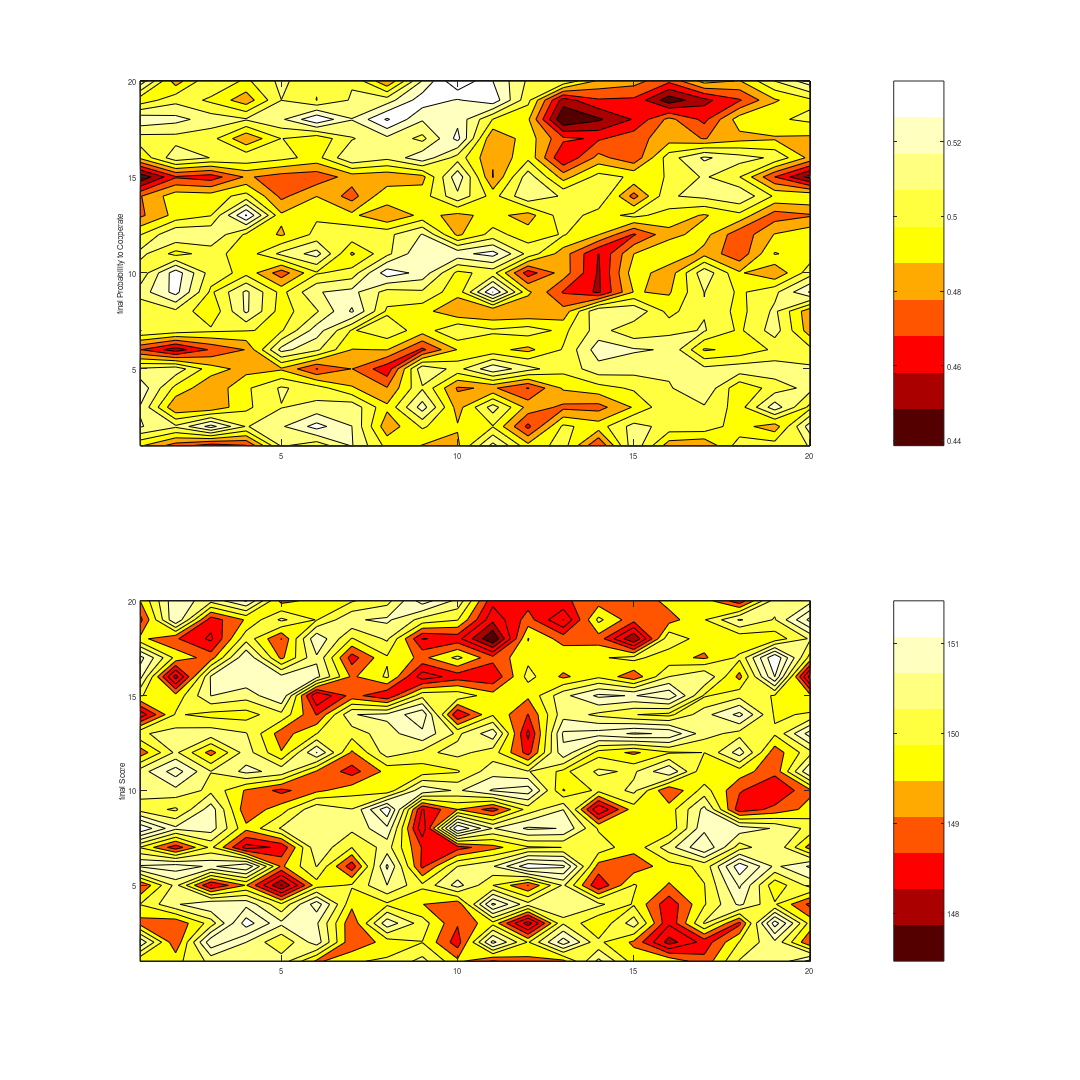
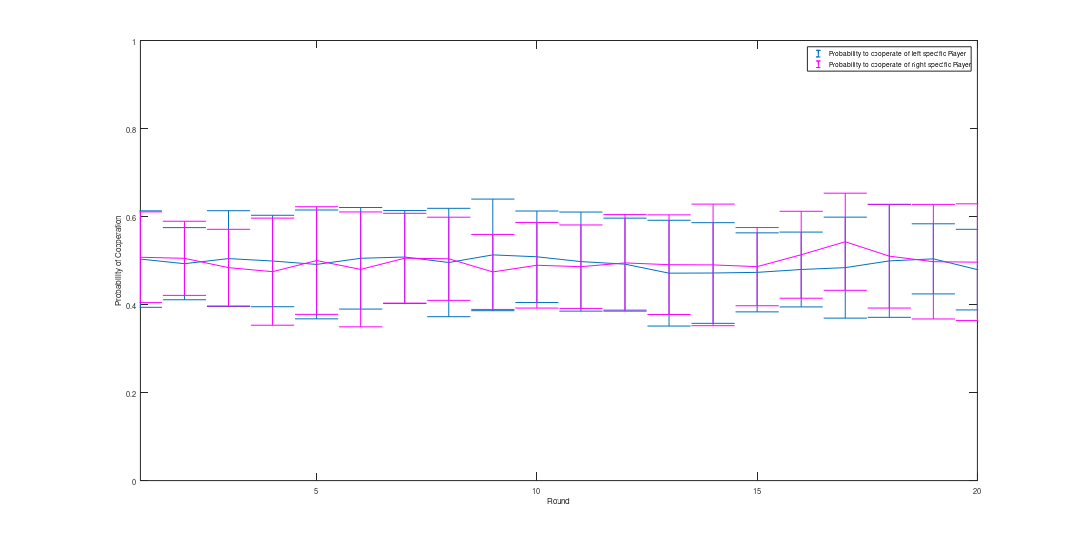
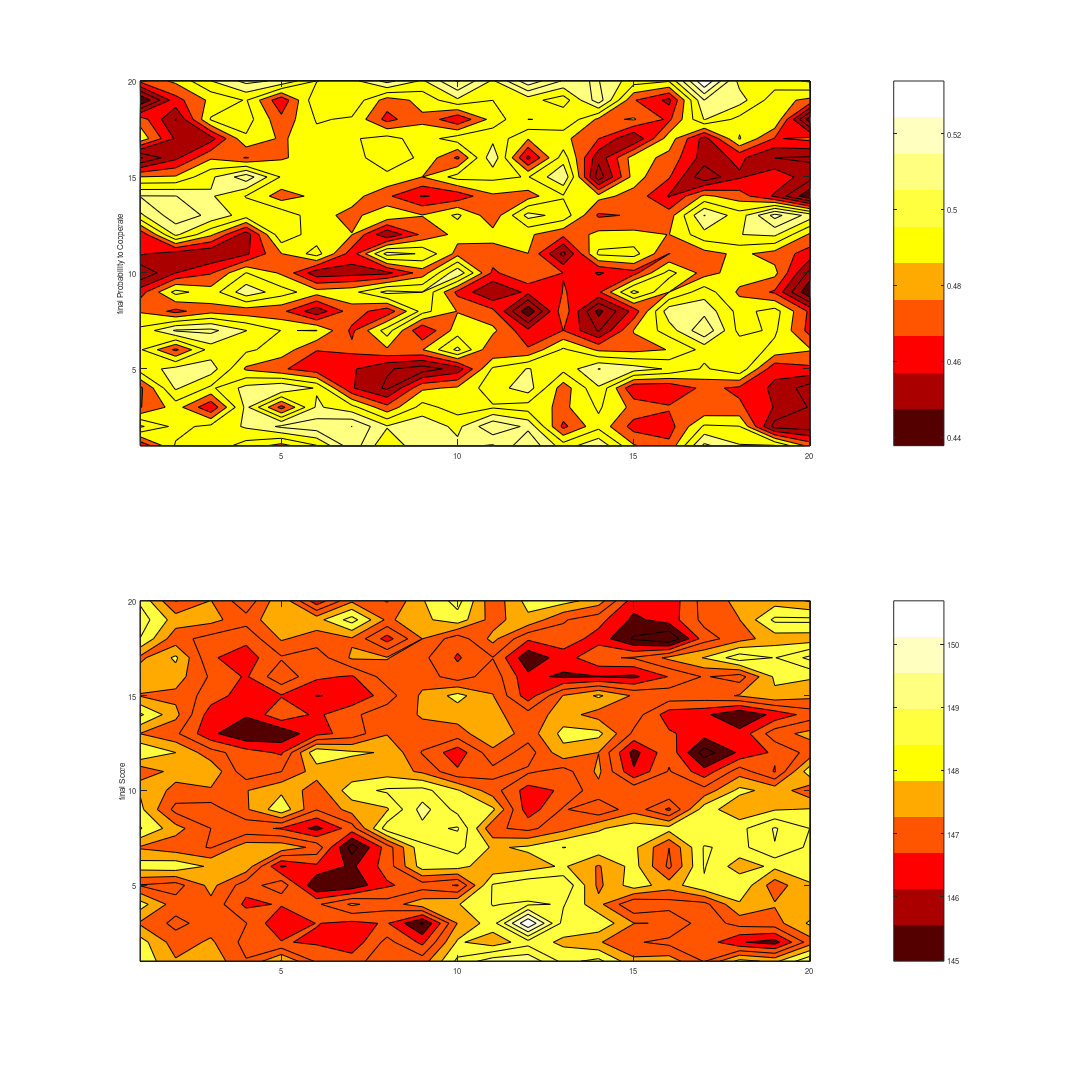
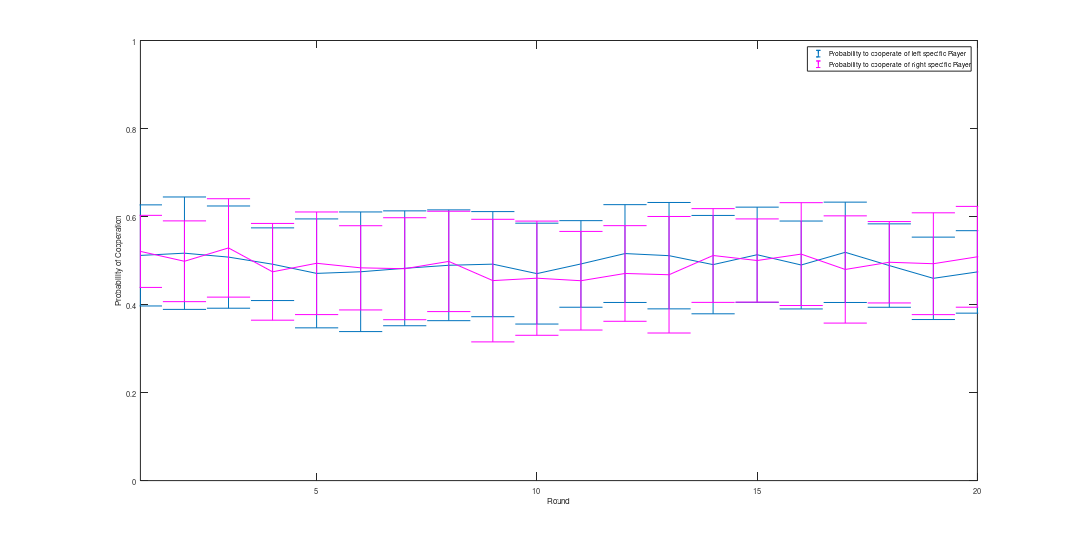

MATLAB code for these plots, in order: (Note: this script raises an error after producing the figures.)
%%%%%%%%%%%%%Plot everything%%%%%%%%%%%%%%%%%5
%%%%%%%%%%%%%%%%%%%%%%%%%%%%%%%%%%%%%%%%%%%%%%%%%%%%%%%%%%%%%%%%%%%%%%%%%%%
%N1
load('experiment1.mat')

figure(1)
subplot(2,1,1)
contourf(Pfinal);
colormap(jet(10));
colormap hot
colorbar('Location','EastOutside');
ylabel('final Probability to Cooperate')

subplot(2,1,2)
contourf(Sfinal);
colormap(jet(10));
colormap hot
colorbar('Location','EastOutside');
ylabel('final Score')

 set(gcf, 'PaperPosition', [0 0 20 20]);
 set(gcf, 'PaperSize', [20 20]);
 saveas(gcf, 'FinalScoreAndProbCoop1', 'pdf')

subplot(1,1,1)
round=1:50;
errorbar(round,mean(Ptime1),std(Ptime1))
hold on
errorbar(round,mean(Ptime2),std(Ptime2),'m')
legend('Probability to cooperate of left specific Player','Probability to cooperate of right specific Player')
xlabel('Round')
ylabel('Probability of Cooperation')
axis([1 20 0 1])

 set(gcf, 'PaperPosition', [0 0 20 10]);
 set(gcf, 'PaperSize', [20 10]);
 saveas(gcf, 'ProbCoopwithtime1', 'pdf')
 
clear

%%%%%%%%%%%%%%%%%%%%%%%%%%%%%%%%%%%%%%%%%%%%%%%%%%%%%%%%%%%%%%%%%%%%%%%%%%%
%N2

load('experiment2.mat')
figure(1)
subplot(2,1,1)
contourf(Pfinal);
colormap(jet(10));
colormap hot
colorbar('Location','EastOutside');
ylabel('final Probability to Cooperate')

subplot(2,1,2)
contourf(Sfinal);
colormap(jet(10));
colormap hot
colorbar('Location','EastOutside');
ylabel('final Score')

 set(gcf, 'PaperPosition', [0 0 20 20]);
 set(gcf, 'PaperSize', [20 20]);
 saveas(gcf, 'FinalScoreAndProbCoop2', 'pdf')

subplot(1,1,1)
round=1:50;
errorbar(round,mean(Ptime1),std(Ptime1))
hold on
errorbar(round,mean(Ptime2),std(Ptime2),'m')
legend('Probability to cooperate of left specific Player','Probability to cooperate of right specific Player')
xlabel('Round')
ylabel('Probability of Cooperation')
axis([1 20 0 1])

 set(gcf, 'PaperPosition', [0 0 20 10]);
 set(gcf, 'PaperSize', [20 10]);
 saveas(gcf, 'ProbCoopwithtime2', 'pdf')
 
clear

%%%%%%%%%%%%%%%%%%%%%%%%%%%%%%%%%%%%%%%%%%%%%%%%%%%%%%%%%%%%%%%%%%%%%%%%%%%
%N3

load('experiment3.mat')
figure(1)
subplot(2,1,1)
contourf(Pfinal);
colormap(jet(10));
colormap hot
colorbar('Location','EastOutside');
ylabel('final Probability to Cooperate')

subplot(2,1,2)
contourf(Sfinal);
colormap(jet(10));
colormap hot
colorbar('Location','EastOutside');
ylabel('final Score')

 set(gcf, 'PaperPosition', [0 0 20 20]);
 set(gcf, 'PaperSize', [20 20]);
 saveas(gcf, 'FinalScoreAndProbCoop3', 'pdf')

subplot(1,1,1)
round=1:50;
errorbar(round,mean(Ptime1),std(Ptime1))
hold on
errorbar(round,mean(Ptime2),std(Ptime2),'m')
legend('Probability to cooperate of left specific Player','Probability to cooperate of right specific Player')
xlabel('Round')
ylabel('Probability of Cooperation')
axis([1 20 0 1])

 set(gcf, 'PaperPosition', [0 0 20 10]);
 set(gcf, 'PaperSize', [20 10]);
 saveas(gcf, 'ProbCoopwithtime3', 'pdf')
 
clear

%%%%%%%%%%%%%%%%%%%%%%%%%%%%%%%%%%%%%%%%%%%%%%%%%%%%%%%%%%%%%%%%%%%%%%%%%%%
%N4

load('experiment4.mat')
figure(1)
subplot(2,1,1)
contourf(Pfinal);
colormap(jet(10));
colormap hot
colorbar('Location','EastOutside');
ylabel('final Probability to Cooperate')

subplot(2,1,2)
contourf(Sfinal);
colormap(jet(10));
colormap hot
colorbar('Location','EastOutside');
ylabel('final Score')

 set(gcf, 'PaperPosition', [0 0 20 20]);
 set(gcf, 'PaperSize', [20 20]);
 saveas(gcf, 'FinalScoreAndProbCoop4', 'pdf')

subplot(1,1,1)
round=1:50;
errorbar(round,mean(Ptime1),std(Ptime1))
hold on
errorbar(round,mean(Ptime2),std(Ptime2),'m')
legend('Probability to cooperate of left specific Player','Probability to cooperate of right specific Player')
xlabel('Round')
ylabel('Probability of Cooperation')
axis([1 20 0 1])

 set(gcf, 'PaperPosition', [0 0 20 10]);
 set(gcf, 'PaperSize', [20 10]);
 saveas(gcf, 'ProbCoopwithtime4', 'pdf')
 
clear

%%%%%%%%%%%%%%%%%%%%%%%%%%%%%%%%%%%%%%%%%%%%%%%%%%%%%%%%%%%%%%%%%%%%%%%%%%%
%N5

load('experiment5.mat')
figure(1)
subplot(2,1,1)
contourf(Pfinal);
colormap(jet(10));
colormap hot
colorbar('Location','EastOutside');
ylabel('final Probability to Cooperate')

subplot(2,1,2)
contourf(Sfinal);
colormap(jet(10));
colormap hot
colorbar('Location','EastOutside');
ylabel('final Score')

 set(gcf, 'PaperPosition', [0 0 20 20]);
 set(gcf, 'PaperSize', [20 20]);
 saveas(gcf, 'FinalScoreAndProbCoop5', 'pdf')

subplot(1,1,1)
round=1:50;
errorbar(round,mean(Ptime1),std(Ptime1))
hold on
errorbar(round,mean(Ptime2),std(Ptime2),'m')
legend('Probability to cooperate of left specific Player','Probability to cooperate of right specific Player')
xlabel('Round')
ylabel('Probability of Cooperation')
axis([1 20 0 1])

 set(gcf, 'PaperPosition', [0 0 20 10]);
 set(gcf, 'PaperSize', [20 10]);
 saveas(gcf, 'ProbCoopwithtime5', 'pdf')
 
clear

%%%%%%%%%%%%%%%%%%%%%%%%%%%%%%%%%%%%%%%%%%%%%%%%%%%%%%%%%%%%%%%%%%%%%%%%%%%
%N6

load('experiment6.mat')
figure(1)
subplot(2,1,1)
contourf(Pfinal);
colormap(jet(10));
colormap hot
colorbar('Location','EastOutside');
ylabel('final Probability to Cooperate')

subplot(2,1,2)
contourf(Sfinal);
colormap(jet(10));
colormap hot
colorbar('Location','EastOutside');
ylabel('final Score')

 set(gcf, 'PaperPosition', [0 0 20 20]);
 set(gcf, 'PaperSize', [20 20]);
 saveas(gcf, 'FinalScoreAndProbCoop6', 'pdf')

subplot(1,1,1)
round=1:50;
errorbar(round,mean(Ptime1),std(Ptime1))
hold on
errorbar(round,mean(Ptime2),std(Ptime2),'m')
legend('Probability to cooperate of left specific Player','Probability to cooperate of right specific Player')
xlabel('Round')
ylabel('Probability of Cooperation')
axis([1 20 0 1])

 set(gcf, 'PaperPosition', [0 0 20 10]);
 set(gcf, 'PaperSize', [20 10]);
 saveas(gcf, 'ProbCoopwithtime6', 'pdf')
 
clear

%%%%%%%%%%%%%%%%%%%%%%%%%%%%%%%%%%%%%%%%%%%%%%%%%%%%%%%%%%%%%%%%%%%%%%%%%%%
%N7

load('experiment7.mat')
figure(1)
subplot(2,1,1)
contourf(Pfinal);
colormap(jet(10));
colormap hot
colorbar('Location','EastOutside');
ylabel('final Probability to Cooperate')

subplot(2,1,2)
contourf(Sfinal);
colormap(jet(10));
colormap hot
colorbar('Location','EastOutside');
ylabel('final Score')

 set(gcf, 'PaperPosition', [0 0 20 20]);
 set(gcf, 'PaperSize', [20 20]);
 saveas(gcf, 'FinalScoreAndProbCoop7', 'pdf')

subplot(1,1,1)
round=1:50;
errorbar(round,mean(Ptime1),std(Ptime1))
hold on
errorbar(round,mean(Ptime2),std(Ptime2),'m')
legend('Probability to cooperate of left specific Player','Probability to cooperate of right specific Player')
xlabel('Round')
ylabel('Probability of Cooperation')
axis([1 20 0 1])

 set(gcf, 'PaperPosition', [0 0 20 10]);
 set(gcf, 'PaperSize', [20 10]);
 saveas(gcf, 'ProbCoopwithtime7', 'pdf')
 
clear

%%%%%%%%%%%%%%%%%%%%%%%%%%%%%%%%%%%%%%%%%%%%%%%%%%%%%%%%%%%%%%%%%%%%%%%%%%%
%N8

load('experiment8.mat')
figure(1)
subplot(2,1,1)
contourf(Pfinal);
colormap(jet(10));
colormap hot
colorbar('Location','EastOutside');
ylabel('final Probability to Cooperate')

subplot(2,1,2)
contourf(Sfinal);
colormap(jet(10));
colormap hot
colorbar('Location','EastOutside');
ylabel('final Score')

 set(gcf, 'PaperPosition', [0 0 20 20]);
 set(gcf, 'PaperSize', [20 20]);
 saveas(gcf, 'FinalScoreAndProbCoop8', 'pdf')

subplot(1,1,1)
round=1:50;
errorbar(round,mean(Ptime1),std(Ptime1))
hold on
errorbar(round,mean(Ptime2),std(Ptime2),'m')
legend('Probability to cooperate of left specific Player','Probability to cooperate of right specific Player')
xlabel('Round')
ylabel('Probability of Cooperation')
axis([1 20 0 1])

 set(gcf, 'PaperPosition', [0 0 20 10]);
 set(gcf, 'PaperSize', [20 10]);
 saveas(gcf, 'ProbCoopwithtime8', 'pdf')
 
clear

%%%%%%%%%%%%%%%%%%%%%%%%%%%%%%%%%%%%%%%%%%%%%%%%%%%%%%%%%%%%%%%%%%%%%%%%%%%
%N9

load('experiment9.mat')
figure(1)
subplot(2,1,1)
contourf(Pfinal);
colormap(jet(10));
colormap hot
colorbar('Location','EastOutside');
ylabel('final Probability to Cooperate')

subplot(2,1,2)
contourf(Sfinal);
colormap(jet(10));
colormap hot
colorbar('Location','EastOutside');
ylabel('final Score')

 set(gcf, 'PaperPosition', [0 0 20 20]);
 set(gcf, 'PaperSize', [20 20]);
 saveas(gcf, 'FinalScoreAndProbCoop9', 'pdf')

subplot(1,1,1)
round=1:50;
errorbar(round,mean(Ptime1),std(Ptime1))
hold on
errorbar(round,mean(Ptime2),std(Ptime2),'m')
legend('Probability to cooperate of left specific Player','Probability to cooperate of right specific Player')
xlabel('Round')
ylabel('Probability of Cooperation')
axis([1 20 0 1])

 set(gcf, 'PaperPosition', [0 0 20 10]);
 set(gcf, 'PaperSize', [20 10]);
 saveas(gcf, 'ProbCoopwithtime9', 'pdf')
 
clear

%%%%%%%%%%%%%%%%%%%%%%%%%%%%%%%%%%%%%%%%%%%%%%%%%%%%%%%%%%%%%%%%%%%%%%%%%%%
%N10

load('experiment10.mat')
figure(1)
subplot(2,1,1)
contourf(Pfinal);
colormap(jet(10));
colormap hot
colorbar('Location','EastOutside');
ylabel('final Probability to Cooperate')

subplot(2,1,2)
contourf(Sfinal);
colormap(jet(10));
colormap hot
colorbar('Location','EastOutside');
ylabel('final Score')

 set(gcf, 'PaperPosition', [0 0 20 20]);
 set(gcf, 'PaperSize', [20 20]);
 saveas(gcf, 'FinalScoreAndProbCoop10', 'pdf')

subplot(1,1,1)
round=1:50;
errorbar(round,mean(Ptime1),std(Ptime1))
hold on
errorbar(round,mean(Ptime2),std(Ptime2),'m')
legend('Probability to cooperate of left specific Player','Probability to cooperate of right specific Player')
xlabel('Round')
ylabel('Probability of Cooperation')
axis([1 20 0 1])

 set(gcf, 'PaperPosition', [0 0 20 10]);
 set(gcf, 'PaperSize', [20 10]);
 saveas(gcf, 'ProbCoopwithtime10', 'pdf')
 
clear

%%%%%%%%%%%%%%%%%%%%%%%%%%%%%%%%%%%%%%%%%%%%%%%%%%%%%%%%%%%%%%%%%%%%%%%%%%%
%N11

load('experiment11.mat')
figure(1)
subplot(2,1,1)
contourf(Pfinal);
colormap(jet(10));
colormap hot
colorbar('Location','EastOutside');
ylabel('final Probability to Cooperate')

subplot(2,1,2)
contourf(Sfinal);
colormap(jet(10));
colormap hot
colorbar('Location','EastOutside');
ylabel('final Score')

 set(gcf, 'PaperPosition', [0 0 20 20]);
 set(gcf, 'PaperSize', [20 20]);
 saveas(gcf, 'FinalScoreAndProbCoop11', 'pdf')

subplot(1,1,1)
round=1:50;
errorbar(round,mean(Ptime1),std(Ptime1))
hold on
errorbar(round,mean(Ptime2),std(Ptime2),'m')
legend('Probability to cooperate of left specific Player','Probability to cooperate of right specific Player')
xlabel('Round')
ylabel('Probability of Cooperation')
axis([1 20 0 1])

 set(gcf, 'PaperPosition', [0 0 20 10]);
 set(gcf, 'PaperSize', [20 10]);
 saveas(gcf, 'ProbCoopwithtime11', 'pdf')
 
clear

%%%%%%%%%%%%%%%%%%%%%%%%%%%%%%%%%%%%%%%%%%%%%%%%%%%%%%%%%%%%%%%%%%%%%%%%%%%
%N12

load('experiment12.mat')
figure(1)
subplot(2,1,1)
contourf(Pfinal);
colormap(jet(10));
colormap hot
colorbar('Location','EastOutside');
ylabel('final Probability to Cooperate')

subplot(2,1,2)
contourf(Sfinal);
colormap(jet(10));
colormap hot
colorbar('Location','EastOutside');
ylabel('final Score')

 set(gcf, 'PaperPosition', [0 0 20 20]);
 set(gcf, 'PaperSize', [20 20]);
 saveas(gcf, 'FinalScoreAndProbCoop12', 'pdf')

subplot(1,1,1)
round=1:50;
errorbar(round,mean(Ptime1),std(Ptime1))
hold on
errorbar(round,mean(Ptime2),std(Ptime2),'m')
legend('Probability to cooperate of left specific Player','Probability to cooperate of right specific Player')
xlabel('Round')
ylabel('Probability of Cooperation')
axis([1 20 0 1])

 set(gcf, 'PaperPosition', [0 0 20 10]);
 set(gcf, 'PaperSize', [20 10]);
 saveas(gcf, 'ProbCoopwithtime12', 'pdf')
 
clear

%%%%%%%%%%%%%%%%%%%%%%%%%%%%%%%%%%%%%%%%%%%%%%%%%%%%%%%%%%%%%%%%%%%%%%%%%%%
%N14

load('experiment14.mat')
figure(1)
subplot(2,1,1)
contourf(Pfinal);
colormap(jet(10));
colormap hot
colorbar('Location','EastOutside');
ylabel('final Probability to Cooperate')

subplot(2,1,2)
contourf(Sfinal);
colormap(jet(10));
colormap hot
colorbar('Location','EastOutside');
ylabel('final Score')

 set(gcf, 'PaperPosition', [0 0 20 20]);
 set(gcf, 'PaperSize', [20 20]);
 saveas(gcf, 'FinalScoreAndProbCoop14', 'pdf')

subplot(1,1,1)
round=1:50;
errorbar(round,mean(Ptime1),std(Ptime1))
hold on
errorbar(round,mean(Ptime2),std(Ptime2),'m')
legend('Probability to cooperate of left specific Player','Probability to cooperate of right specific Player')
xlabel('Round')
ylabel('Probability of Cooperation')
axis([1 20 0 1])

 set(gcf, 'PaperPosition', [0 0 20 10]);
 set(gcf, 'PaperSize', [20 10]);
 saveas(gcf, 'ProbCoopwithtime14', 'pdf')
 
clear

%%%%%%%%%%%%%%%%%%%%%%%%%%%%%%%%%%%%%%%%%%%%%%%%%%%%%%%%%%%%%%%%%%%%%%%%%%%
%N15

load('experiment15.mat')
figure(1)
subplot(2,1,1)
contourf(Pfinal);
colormap(jet(10));
colormap hot
colorbar('Location','EastOutside');
ylabel('final Probability to Cooperate')

subplot(2,1,2)
contourf(Sfinal);
colormap(jet(10));
colormap hot
colorbar('Location','EastOutside');
ylabel('final Score')

 set(gcf, 'PaperPosition', [0 0 20 20]);
 set(gcf, 'PaperSize', [20 20]);
 saveas(gcf, 'FinalScoreAndProbCoop15', 'pdf')

subplot(1,1,1)
round=1:50;
errorbar(round,mean(Ptime1),std(Ptime1))
hold on
errorbar(round,mean(Ptime2),std(Ptime2),'m')
legend('Probability to cooperate of left specific Player','Probability to cooperate of right specific Player')
xlabel('Round')
ylabel('Probability of Cooperation')
axis([1 20 0 1])

 set(gcf, 'PaperPosition', [0 0 20 10]);
 set(gcf, 'PaperSize', [20 10]);
 saveas(gcf, 'ProbCoopwithtime15', 'pdf')
 
clear

%%%%%%%%%%%%%%%%%%%%%%%%%%%%%%%%%%%%%%%%%%%%%%%%%%%%%%%%%%%%%%%%%%%%%%%%%%%
%N16

load('experiment16.mat')
figure(1)
subplot(2,1,1)
contourf(Pfinal);
colormap(jet(10));
colormap hot
colorbar('Location','EastOutside');
ylabel('final Probability to Cooperate')

subplot(2,1,2)
contourf(Sfinal);
colormap(jet(10));
colormap hot
colorbar('Location','EastOutside');
ylabel('final Score')

 set(gcf, 'PaperPosition', [0 0 20 20]);
 set(gcf, 'PaperSize', [20 20]);
 saveas(gcf, 'FinalScoreAndProbCoop16', 'pdf')

subplot(1,1,1)
round=1:50;
errorbar(round,mean(Ptime1),std(Ptime1))
hold on
errorbar(round,mean(Ptime2),std(Ptime2),'m')
legend('Probability to cooperate of left specific Player','Probability to cooperate of right specific Player')
xlabel('Round')
ylabel('Probability of Cooperation')
axis([1 20 0 1])

 set(gcf, 'PaperPosition', [0 0 20 10]);
 set(gcf, 'PaperSize', [20 10]);
 saveas(gcf, 'ProbCoopwithtime16', 'pdf')
 
clear

%%%%%%%%%%%%%%%%%%%%%%%%%%%%%%%%%%%%%%%%%%%%%%%%%%%%%%%%%%%%%%%%%%%%%%%%%%%
%N17

load('experiment17.mat')
figure(1)
subplot(2,1,1)
contourf(Pfinal);
colormap(jet(10));
colormap hot
colorbar('Location','EastOutside');
ylabel('final Probability to Cooperate')

subplot(2,1,2)
contourf(Sfinal);
colormap(jet(10));
colormap hot
colorbar('Location','EastOutside');
ylabel('final Score')

 set(gcf, 'PaperPosition', [0 0 20 20]);
 set(gcf, 'PaperSize', [20 20]);
 saveas(gcf, 'FinalScoreAndProbCoop17', 'pdf')

subplot(1,1,1)
round=1:50;
errorbar(round,mean(Ptime1),std(Ptime1))
hold on
errorbar(round,mean(Ptime2),std(Ptime2),'m')
legend('Probability to cooperate of left specific Player','Probability to cooperate of right specific Player')
xlabel('Round')
ylabel('Probability of Cooperation')
axis([1 20 0 1])

 set(gcf, 'PaperPosition', [0 0 20 10]);
 set(gcf, 'PaperSize', [20 10]);
 saveas(gcf, 'ProbCoopwithtime17', 'pdf')
 
clear

%%%%%%%%%%%%%%%%%%%%%%%%%%%%%%%%%%%%%%%%%%%%%%%%%%%%%%%%%%%%%%%%%%%%%%%%%%%
%N2

load('experiment18.mat')
figure(1)
subplot(2,1,1)
contourf(Pfinal);
colormap(jet(10));
colormap hot
colorbar('Location','EastOutside');
ylabel('final Probability to Cooperate')

subplot(2,1,2)
contourf(Sfinal);
colormap(jet(10));
colormap hot
colorbar('Location','EastOutside');
ylabel('final Score')

 set(gcf, 'PaperPosition', [0 0 20 20]);
 set(gcf, 'PaperSize', [20 20]);
 saveas(gcf, 'FinalScoreAndProbCoop18', 'pdf')

subplot(1,1,1)
round=1:50;
errorbar(round,mean(Ptime1),std(Ptime1))
hold on
errorbar(round,mean(Ptime2),std(Ptime2),'m')
legend('Probability to cooperate of left specific Player','Probability to cooperate of right specific Player')
xlabel('Round')
ylabel('Probability of Cooperation')
axis([1 20 0 1])

 set(gcf, 'PaperPosition', [0 0 20 10]);
 set(gcf, 'PaperSize', [20 10]);
 saveas(gcf, 'ProbCoopwithtime18', 'pdf')
 
clear

%%%%%%%%%%%%%%%%%%%%%%%%%%%%%%%%%%%%%%%%%%%%%%%%%%%%%%%%%%%%%%%%%%%%%%%%%%%
%N19

load('experiment19.mat')
figure(1)
subplot(2,1,1)
contourf(Pfinal);
colormap(jet(10));
colormap hot
colorbar('Location','EastOutside');
ylabel('final Probability to Cooperate')

subplot(2,1,2)
contourf(Sfinal);
colormap(jet(10));
colormap hot
colorbar('Location','EastOutside');
ylabel('final Score')

 set(gcf, 'PaperPosition', [0 0 20 20]);
 set(gcf, 'PaperSize', [20 20]);
 saveas(gcf, 'FinalScoreAndProbCoop19', 'pdf')

subplot(1,1,1)
round=1:50;
errorbar(round,mean(Ptime1),std(Ptime1))
hold on
errorbar(round,mean(Ptime2),std(Ptime2),'m')
legend('Probability to cooperate of left specific Player','Probability to cooperate of right specific Player')
xlabel('Round')
ylabel('Probability of Cooperation')
axis([1 20 0 1])

 set(gcf, 'PaperPosition', [0 0 20 10]);
 set(gcf, 'PaperSize', [20 10]);
 saveas(gcf, 'ProbCoopwithtime19', 'pdf')
 
clear

%%%%%%%%%%%%%%%%%%%%%%%%%%%%%%%%%%%%%%%%%%%%%%%%%%%%%%%%%%%%%%%%%%%%%%%%%%%
%N20

load('experiment20.mat')
figure(1)
subplot(2,1,1)
contourf(Pfinal);
colormap(jet(10));
colormap hot
colorbar('Location','EastOutside');
ylabel('final Probability to Cooperate')

subplot(2,1,2)
contourf(Sfinal);
colormap(jet(10));
colormap hot
colorbar('Location','EastOutside');
ylabel('final Score')

 set(gcf, 'PaperPosition', [0 0 20 20]);
 set(gcf, 'PaperSize', [20 20]);
 saveas(gcf, 'FinalScoreAndProbCoop20', 'pdf')

subplot(1,1,1)
round=1:50;
errorbar(round,mean(Ptime1),std(Ptime1))
hold on
errorbar(round,mean(Ptime2),std(Ptime2),'m')
legend('Probability to cooperate of left specific Player','Probability to cooperate of right specific Player')
xlabel('Round')
ylabel('Probability of Cooperation')
axis([1 20 0 1])

 set(gcf, 'PaperPosition', [0 0 20 10]);
 set(gcf, 'PaperSize', [20 10]);
 saveas(gcf, 'ProbCoopwithtime20', 'pdf')
 
clear

%%%%%%%%%%%%%%%%%%%%%%%%%%%%%%%%%%%%%%%%%%%%%%%%%%%%%%%%%%%%%%%%%%%%%%%%%%%
%N21a

load('experiment21a.mat')
figure(1)
subplot(2,1,1)
contourf(Pfinal);
colormap(jet(10));
colormap hot
colorbar('Location','EastOutside');
ylabel('final Probability to Cooperate')

subplot(2,1,2)
contourf(Sfinal);
colormap(jet(10));
colormap hot
colorbar('Location','EastOutside');
ylabel('final Score')

 set(gcf, 'PaperPosition', [0 0 20 20]);
 set(gcf, 'PaperSize', [20 20]);
 saveas(gcf, 'FinalScoreAndProbCoop21a', 'pdf')

subplot(1,1,1)
round=1:50;
errorbar(round,mean(Ptime1),std(Ptime1))
hold on
errorbar(round,mean(Ptime2),std(Ptime2),'m')
legend('Probability to cooperate of left specific Player','Probability to cooperate of right specific Player')
xlabel('Round')
ylabel('Probability of Cooperation')
axis([1 20 0 1])

 set(gcf, 'PaperPosition', [0 0 20 10]);
 set(gcf, 'PaperSize', [20 10]);
 saveas(gcf, 'ProbCoopwithtime21a', 'pdf')
 
clear

%%%%%%%%%%%%%%%%%%%%%%%%%%%%%%%%%%%%%%%%%%%%%%%%%%%%%%%%%%%%%%%%%%%%%%%%%%%
%N21b

load('experiment21b.mat')
figure(1)
subplot(2,1,1)
contourf(Pfinal);
colormap(jet(10));
colormap hot
colorbar('Location','EastOutside');
ylabel('final Probability to Cooperate')

subplot(2,1,2)
contourf(Sfinal);
colormap(jet(10));
colormap hot
colorbar('Location','EastOutside');
ylabel('final Score')

 set(gcf, 'PaperPosition', [0 0 20 20]);
 set(gcf, 'PaperSize', [20 20]);
 saveas(gcf, 'FinalScoreAndProbCoop21b', 'pdf')

subplot(1,1,1)
round=1:50;
errorbar(round,mean(Ptime1),std(Ptime1))
hold on
errorbar(round,mean(Ptime2),std(Ptime2),'m')
legend('Probability to cooperate of left specific Player','Probability to cooperate of right specific Player')
xlabel('Round')
ylabel('Probability of Cooperation')
axis([1 20 0 1])

 set(gcf, 'PaperPosition', [0 0 20 10]);
 set(gcf, 'PaperSize', [20 10]);
 saveas(gcf, 'ProbCoopwithtime21b', 'pdf')
 
clear

%%%%%%%%%%%%%%%%%%%%%%%%%%%%%%%%%%%%%%%%%%%%%%%%%%%%%%%%%%%%%%%%%%%%%%%%%%%
%N22a

load('experiment22a.mat')
figure(1)
subplot(2,1,1)
contourf(Pfinal);
colormap(jet(10));
colormap hot
colorbar('Location','EastOutside');
ylabel('final Probability to Cooperate')

subplot(2,1,2)
contourf(Sfinal);
colormap(jet(10));
colormap hot
colorbar('Location','EastOutside');
ylabel('final Score')

 set(gcf, 'PaperPosition', [0 0 20 20]);
 set(gcf, 'PaperSize', [20 20]);
 saveas(gcf, 'FinalScoreAndProbCoop22a', 'pdf')

subplot(1,1,1)
round=1:50;
errorbar(round,mean(Ptime1),std(Ptime1))
hold on
errorbar(round,mean(Ptime2),std(Ptime2),'m')
legend('Probability to cooperate of left specific Player','Probability to cooperate of right specific Player')
xlabel('Round')
ylabel('Probability of Cooperation')
axis([1 20 0 1])

 set(gcf, 'PaperPosition', [0 0 20 10]);
 set(gcf, 'PaperSize', [20 10]);
 saveas(gcf, 'ProbCoopwithtime22a', 'pdf')
 
clear

%%%%%%%%%%%%%%%%%%%%%%%%%%%%%%%%%%%%%%%%%%%%%%%%%%%%%%%%%%%%%%%%%%%%%%%%%%%
%N22b

load('experiment22b.mat')
figure(1)
subplot(2,1,1)
contourf(Pfinal);
colormap(jet(10));
colormap hot
colorbar('Location','EastOutside');
ylabel('final Probability to Cooperate')

subplot(2,1,2)
contourf(Sfinal);
colormap(jet(10));
colormap hot
colorbar('Location','EastOutside');
ylabel('final Score')

 set(gcf, 'PaperPosition', [0 0 20 20]);
 set(gcf, 'PaperSize', [20 20]);
 saveas(gcf, 'FinalScoreAndProbCoop22b', 'pdf')

subplot(1,1,1)
round=1:50;
errorbar(round,mean(Ptime1),std(Ptime1))
hold on
errorbar(round,mean(Ptime2),std(Ptime2),'m')
legend('Probability to cooperate of left specific Player','Probability to cooperate of right specific Player')
xlabel('Round')
ylabel('Probability of Cooperation')
axis([1 20 0 1])

 set(gcf, 'PaperPosition', [0 0 20 10]);
 set(gcf, 'PaperSize', [20 10]);
 saveas(gcf, 'ProbCoopwithtime22b', 'pdf')
 
clear

%%%%%%%%%%%%%%%%%%%%%%%%%%%%%%%%%%%%%%%%%%%%%%%%%%%%%%%%%%%%%%%%%%%%%%%%
load('experiment30.mat')
figure(1)
subplot(2,1,1)
contourf(Pfinal);
colormap(jet(10));
colormap hot
colorbar('Location','EastOutside');
ylabel('final Probability to Cooperate')

subplot(2,1,2)
contourf(Sfinal);
colormap(jet(10));
colormap hot
colorbar('Location','EastOutside');
ylabel('final Score')

 set(gcf, 'PaperPosition', [0 0 20 20]);
 set(gcf, 'PaperSize', [20 20]);
 saveas(gcf, 'FinalScoreAndProbCoop30', 'pdf')

subplot(1,1,1)
round=1:50;
errorbar(round,mean(Ptime1),std(Ptime1))
hold on
errorbar(round,mean(Ptime2),std(Ptime2),'m')
legend('Probability to cooperate of left specific Player','Probability to cooperate of right specific Player')
xlabel('Round')
ylabel('Probability of Cooperation')
axis([1 20 0 1])

 set(gcf, 'PaperPosition', [0 0 20 10]);
 set(gcf, 'PaperSize', [20 10]);
 saveas(gcf, 'ProbCoopwithtime30', 'pdf')
 
clear

%%%%%%%%%%%%%%%%%%%%%%%%%%%%%%%%%%%%%%%%%%%%%%%%%%%%%%%%%%%%%%%%%%%%%%%%%%%
%N2

load('experiment31.mat')
figure(1)
subplot(2,1,1)
contourf(Pfinal);
colormap(jet(10));
colormap hot
colorbar('Location','EastOutside');
ylabel('final Probability to Cooperate')

subplot(2,1,2)
contourf(Sfinal);
colormap(jet(10));
colormap hot
colorbar('Location','EastOutside');
ylabel('final Score')

 set(gcf, 'PaperPosition', [0 0 20 20]);
 set(gcf, 'PaperSize', [20 20]);
 saveas(gcf, 'FinalScoreAndProbCoop31', 'pdf')

subplot(1,1,1)
round=1:50;
errorbar(round,mean(Ptime1),std(Ptime1))
hold on
errorbar(round,mean(Ptime2),std(Ptime2),'m')
legend('Probability to cooperate of left specific Player','Probability to cooperate of right specific Player')
xlabel('Round')
ylabel('Probability of Cooperation')
axis([1 20 0 1])

 set(gcf, 'PaperPosition', [0 0 20 10]);
 set(gcf, 'PaperSize', [20 10]);
 saveas(gcf, 'ProbCoopwithtime31', 'pdf')
 
clear

%%%%%%%%%%%%%%%%%%%%%%%%%%%%%%%%%%%%%%%%%%%%%%%%%%%%%%%%%%%%%%%%%%%%%%%%%%%
%N19

load('experiment32.mat')
figure(1)
subplot(2,1,1)
contourf(Pfinal);
colormap(jet(10));
colormap hot
colorbar('Location','EastOutside');
ylabel('final Probability to Cooperate')

subplot(2,1,2)
contourf(Sfinal);
colormap(jet(10));
colormap hot
colorbar('Location','EastOutside');
ylabel('final Score')

 set(gcf, 'PaperPosition', [0 0 20 20]);
 set(gcf, 'PaperSize', [20 20]);
 saveas(gcf, 'FinalScoreAndProbCoop32', 'pdf')

subplot(1,1,1)
round=1:50;
errorbar(round,mean(Ptime1),std(Ptime1))
hold on
errorbar(round,mean(Ptime2),std(Ptime2),'m')
legend('Probability to cooperate of left specific Player','Probability to cooperate of right specific Player')
xlabel('Round')
ylabel('Probability of Cooperation')
axis([1 20 0 1])

 set(gcf, 'PaperPosition', [0 0 20 10]);
 set(gcf, 'PaperSize', [20 10]);
 saveas(gcf, 'ProbCoopwithtime32', 'pdf')
 
clear

%%%%%%%%%%%%%%%%%%%%%%%%%%%%%%%%%%%%%%%%%%%%%%%%%%%%%%%%%%%%%%%%%%%%%%%%%%%
%N20

load('experiment33.mat')
figure(1)
subplot(2,1,1)
contourf(Pfinal);
colormap(jet(10));
colormap hot
colorbar('Location','EastOutside');
ylabel('final Probability to Cooperate')

subplot(2,1,2)
contourf(Sfinal);
colormap(jet(10));
colormap hot
colorbar('Location','EastOutside');
ylabel('final Score')

 set(gcf, 'PaperPosition', [0 0 20 20]);
 set(gcf, 'PaperSize', [20 20]);
 saveas(gcf, 'FinalScoreAndProbCoop33', 'pdf')

subplot(1,1,1)
round=1:50;
errorbar(round,mean(Ptime1),std(Ptime1))
hold on
errorbar(round,mean(Ptime2),std(Ptime2),'m')
legend('Probability to cooperate of left specific Player','Probability to cooperate of right specific Player')
xlabel('Round')
ylabel('Probability of Cooperation')
axis([1 20 0 1])

 set(gcf, 'PaperPosition', [0 0 20 10]);
 set(gcf, 'PaperSize', [20 10]);
 saveas(gcf, 'ProbCoopwithtime33', 'pdf')
 
clear

%%%%%%%%%%%%%%%%%%%%%%%%%%%%%%%%%%%%%%%%%%%%%%%%%%%%%%%%%%%%%%%%%%%%%%%%%%%
%N21a

load('experiment34a.mat')
figure(1)
subplot(2,1,1)
contourf(Pfinal);
colormap(jet(10));
colormap hot
colorbar('Location','EastOutside');
ylabel('final Probability to Cooperate')

subplot(2,1,2)
contourf(Sfinal);
colormap(jet(10));
colormap hot
colorbar('Location','EastOutside');
ylabel('final Score')

 set(gcf, 'PaperPosition', [0 0 20 20]);
 set(gcf, 'PaperSize', [20 20]);
 saveas(gcf, 'FinalScoreAndProbCoop34a', 'pdf')

subplot(1,1,1)
round=1:50;
errorbar(round,mean(Ptime1),std(Ptime1))
hold on
errorbar(round,mean(Ptime2),std(Ptime2),'m')
legend('Probability to cooperate of left specific Player','Probability to cooperate of right specific Player')
xlabel('Round')
ylabel('Probability of Cooperation')
axis([1 20 0 1])

 set(gcf, 'PaperPosition', [0 0 20 10]);
 set(gcf, 'PaperSize', [20 10]);
 saveas(gcf, 'ProbCoopwithtime34a', 'pdf')
 
clear

%%%%%%%%%%%%%%%%%%%%%%%%%%%%%%%%%%%%%%%%%%%%%%%%%%%%%%%%%%%%%%%%%%%%%%%%%%%
%N21b

load('experiment34b.mat')
figure(1)
subplot(2,1,1)
contourf(Pfinal);
colormap(jet(10));
colormap hot
colorbar('Location','EastOutside');
ylabel('final Probability to Cooperate')

subplot(2,1,2)
contourf(Sfinal);
colormap(jet(10));
colormap hot
colorbar('Location','EastOutside');
ylabel('final Score')

 set(gcf, 'PaperPosition', [0 0 20 20]);
 set(gcf, 'PaperSize', [20 20]);
 saveas(gcf, 'FinalScoreAndProbCoop34b', 'pdf')

subplot(1,1,1)
round=1:50;
errorbar(round,mean(Ptime1),std(Ptime1))
hold on
errorbar(round,mean(Ptime2),std(Ptime2),'m')
legend('Probability to cooperate of left specific Player','Probability to cooperate of right specific Player')
xlabel('Round')
ylabel('Probability of Cooperation')
axis([1 20 0 1])

 set(gcf, 'PaperPosition', [0 0 20 10]);
 set(gcf, 'PaperSize', [20 10]);
 saveas(gcf, 'ProbCoopwithtime34b', 'pdf')
 
clear

%%%%%%%%%%%%%%%%%%%%%%%%%%%%%%%%%%%%%%%%%%%%%%%%%%%%%%%%%%%%%%%%%%%%%%%%%%%
%N22a

load('experiment35a.mat')
figure(1)
subplot(2,1,1)
contourf(Pfinal);
colormap(jet(10));
colormap hot
colorbar('Location','EastOutside');
ylabel('final Probability to Cooperate')

subplot(2,1,2)
contourf(Sfinal);
colormap(jet(10));
colormap hot
colorbar('Location','EastOutside');
ylabel('final Score')

 set(gcf, 'PaperPosition', [0 0 20 20]);
 set(gcf, 'PaperSize', [20 20]);
 saveas(gcf, 'FinalScoreAndProbCoop35a', 'pdf')

subplot(1,1,1)
round=1:50;
errorbar(round,mean(Ptime1),std(Ptime1))
hold on
errorbar(round,mean(Ptime2),std(Ptime2),'m')
legend('Probability to cooperate of left specific Player','Probability to cooperate of right specific Player')
xlabel('Round')
ylabel('Probability of Cooperation')
axis([1 20 0 1])

 set(gcf, 'PaperPosition', [0 0 20 10]);
 set(gcf, 'PaperSize', [20 10]);
 saveas(gcf, 'ProbCoopwithtime35a', 'pdf')
 
clear

%%%%%%%%%%%%%%%%%%%%%%%%%%%%%%%%%%%%%%%%%%%%%%%%%%%%%%%%%%%%%%%%%%%%%%%%%%%
%N22b

load('experiment35b.mat')
figure(1)
subplot(2,1,1)
contourf(Pfinal);
colormap(jet(10));
colormap hot
colorbar('Location','EastOutside');
ylabel('final Probability to Cooperate')

subplot(2,1,2)
contourf(Sfinal);
colormap(jet(10));
colormap hot
colorbar('Location','EastOutside');
ylabel('final Score')

 set(gcf, 'PaperPosition', [0 0 20 20]);
 set(gcf, 'PaperSize', [20 20]);
 saveas(gcf, 'FinalScoreAndProbCoop35b', 'pdf')

subplot(1,1,1)
round=1:50;
errorbar(round,mean(Ptime1),std(Ptime1))
hold on
errorbar(round,mean(Ptime2),std(Ptime2),'m')
legend('Probability to cooperate of left specific Player','Probability to cooperate of right specific Player')
xlabel('Round')
ylabel('Probability of Cooperation')
axis([1 20 0 1])

 set(gcf, 'PaperPosition', [0 0 20 10]);
 set(gcf, 'PaperSize', [20 10]);
 saveas(gcf, 'ProbCoopwithtime35b', 'pdf')
 
clear